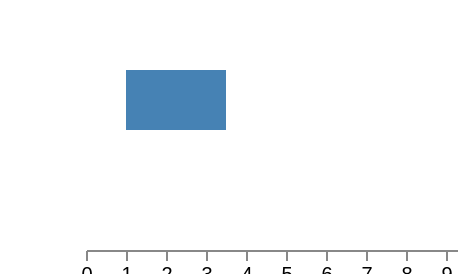

The specification (Vega-Lite) saved for this image:
### Vega specification from a JSON file in a GitHub repository (floating-point values rounded to 4 significant figures)
{"$schema": "https://vega.github.io/schema/vega/v6.json", "width": 200, "height": 100, "padding": 10, "scales": [{"name": "x", "type": "linear", "domain": [0, 10], "range": "width"}], "axes": [{"orient": "bottom", "scale": "x"}], "marks": [{"type": "rect", "encode": {"update": {"x": {"value": 20}, "y": {"value": 10}, "width": {"value": 50}, "height": {"value": 30}, "fill": {"value": "steelblue"}}}}], "encode": {"enter": {"x": {"value": 30}, "y": {"value": 15}}}}
